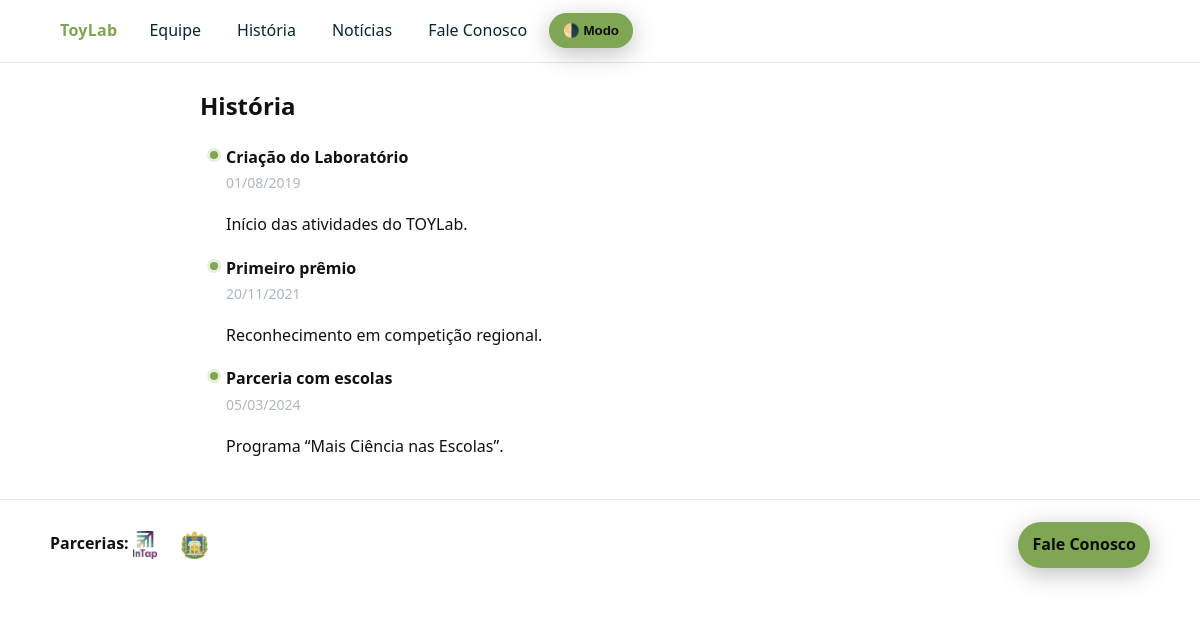
/historia.php, run on the app's committed database.
### tables this page shows
CREATE TABLE IF NOT EXISTS milestones (
  id INT AUTO_INCREMENT PRIMARY KEY,
  title VARCHAR(200) NOT NULL,
  description MEDIUMTEXT NULL,
  event_date DATE NOT NULL,
  created_at DATETIME NOT NULL
);

CREATE TABLE IF NOT EXISTS partners (
  id INT AUTO_INCREMENT PRIMARY KEY,
  name VARCHAR(200) NOT NULL,
  logo_path VARCHAR(255) NOT NULL,
  url VARCHAR(255) NOT NULL,
  created_at DATETIME NOT NULL
);

### config/config.php (called while the page is built, shortened)
<?php
function db(): PDO {
    static $pdo;
    if (!$pdo) {
        $dsn = 'mysql:host=' . DB_HOST . ';dbname=' . DB_NAME . ';charset=utf8mb4';
        $options = [
            PDO::ATTR_ERRMODE            => PDO::ERRMODE_EXCEPTION,
            PDO::ATTR_DEFAULT_FETCH_MODE => PDO::FETCH_ASSOC,
            PDO::ATTR_EMULATE_PREPARES   => false,
        ];
        $pdo = new PDO($dsn, DB_USER, DB_PASS, $options);
    }
    return $pdo;
}
function e(?string $str): string {
    return htmlspecialchars((string)$str, ENT_QUOTES | ENT_SUBSTITUTE, 'UTF-8');
}
function base_url_root(): string {
    return BASE_URL;
}
function base_url(string $path = ''): string {
    return base_url_root() . ($path ? '/' . ltrim($path, '/') : '');
}

### config/functions.php (called while the page is built, shortened)
<?php
require_once __DIR__ . '/config.php';
function q(string $sql, array $params = []): PDOStatement {
    $stmt = db()->prepare($sql);
    $stmt->execute($params);
    return $stmt;
}
function fetch_all(string $sql, array $params = []): array {
    return q($sql, $params)->fetchAll(PDO::FETCH_ASSOC);
}

### templates/components/timeline-item.php (the view, shortened to what this page needs)
<div class="item fade-in">
  <h4><?= e($m['title']) ?></h4>
  <time datetime="<?= e($m['event_date']) ?>"><?= date('d/m/Y', strtotime($m['event_date'])) ?></time>
  <p><?= e($m['description']) ?></p>
</div>

### historia.php
<?php
require_once __DIR__ . '/config/config.php';
require_once __DIR__ . '/config/functions.php';
require_once __DIR__ . '/templates/header.php';
$milestones = fetch_all("SELECT * FROM milestones ORDER BY event_date ASC");
?>
<section class="timeline">
  <h1>História</h1>
  <?php foreach ($milestones as $m): include __DIR__ . '/templates/components/timeline-item.php'; endforeach; ?>
</section>
<?php require_once __DIR__ . '/templates/footer.php'; ?>

### templates/footer.php (shortened to what this page needs)
</main>
<footer class="footer">
  <div class="wrap">
    <div>
      <strong>Parcerias:</strong>
      <?php foreach (fetch_all("SELECT * FROM partners ORDER BY id DESC LIMIT 6") as $p): ?>
        <a href="<?= e($p['url']) ?>" target="_blank" rel="noopener" aria-label="Parceiro: <?= e($p['name']) ?>">
          <img src="<?= e('/toylab/' . $p['logo_path']) ?>" alt="<?= e($p['name']) ?>" style="height:28px; vertical-align:middle; margin-right:8px;">
        </a>
      <?php endforeach; ?>
    </div>
    <div>
      <a class="btn" href="<?= e(base_url('contato.php')) ?>">Fale Conosco</a>
    </div>
  </div>
</footer>
</body>
</html>

### public/css/styles.css (style rules this page uses)
:root { --bg: #0b0d0f; --bg-soft: #12161a; --text: #e4e8ee; --muted: #aeb7c3; --brand: #7fa652; --brand-2: #06272e; --card: #101418; --card-border: #1e242b; --focus: #ffd166; --danger: #e74c3c; --ok: #2ecc71; --radius: 16px; --shadow: 0 6px 24px rgba(0,0,0,.25); --transition: .2s ease; }
html { color-scheme: dark light; }
html, body { margin:0; padding:0; }
body { font: 400 16px/1.6 system-ui, -apple-system, Segoe UI, Roboto, Ubuntu, Cantarell, Noto Sans, Arial, "Apple Color Emoji","Segoe UI Emoji"; background:#ffffff; color:#111; }
a { color: var(--brand-2); text-decoration: none; }
.btn { display:inline-flex; align-items:center; gap:8px; background: var(--brand); color:#0a0d0f; border:none; padding:10px 14px; border-radius: 999px; cursor:pointer; font-weight:600; box-shadow: var(--shadow); transition: transform var(--transition), background var(--transition); }
.timeline { max-width: 800px; margin: 24px auto; padding: 0 16px; }
.item { position: relative; padding-left: 26px; margin: 18px 0; }
.item::before { content:''; position: absolute; left:10px; top:6px; width:8px; height:8px; background: var(--brand); border-radius:50%; box-shadow:0 0 0 3px rgba(127,166,82,.2); }
.item h4 { margin:0; }
.item time { color: var(--muted); font-size: 14px; }
.footer { margin-top: 40px; border-top:1px solid #e7e7e7; }
.footer .wrap { max-width:1100px; margin:0 auto; padding:22px 16px; display:grid; gap:8px; grid-template-columns: 1fr auto; align-items:center; }
.fade-in { animation: fadin .25s ease both; }
:root { --header-h: 56px; }
a.btn, button.btn { display:inline-flex; width:auto; white-space:nowrap; }

### data on the page
milestones: title "Criação do Laboratório", event_date "01/08/2019", description "Início das atividades do TOYLab."
milestones: title "Primeiro prêmio", event_date "20/11/2021", description "Reconhecimento em competição regional."
milestones: title "Parceria com escolas", event_date "05/03/2024", description "Programa “Mais Ciência nas Escolas”."
partners: logo_path (picture)
partners: logo_path (picture)
